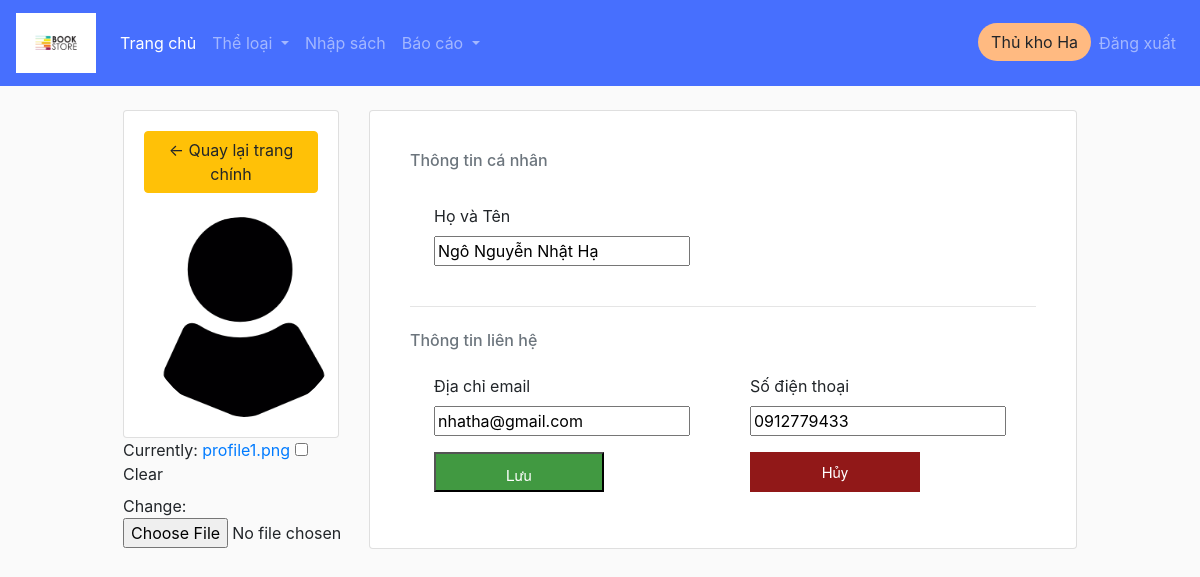
Screenshot of /customer_info/ (signed in) with the database file from the repository.
### book/models.py (models this page shows, shortened)
class Person(models.Model):
    class Meta:
        verbose_name_plural = 'Thành viên'
    id = models.CharField(max_length=100, primary_key=True, editable=True)
    ho_ten = models.CharField('Họ tên', max_length=100, null=True)
    ngay_sinh = models.DateField('Ngày sinh', null=True, editable=True)
    so_dien_thoai = models.CharField('Số điện thoại', max_length=13, null=True)
    dia_chi = models.CharField('Địa chỉ', max_length=1000, null=True)
    email = models.CharField('Email', max_length=50, null=True)
    profile_pic = models.ImageField(default="profile1.png", null=True, blank=True)
    user = models.OneToOneField(User, blank=True, null=True, on_delete=models.CASCADE) # a user can have 1 customer, a customer have a user
    @property
    def get_group_name(self):
        query_set = Group.objects.filter(user = self.user)
        if not query_set:
            query_set = ''
        else:
            query_set = query_set[0].name.capitalize()
        return query_set

### book/views.py (the view)
# urls.py: path('customer_info/', views.customer_info, name='information'),
@login_required(login_url='login')
def customer_info(request):
    customer = request.user.person
    form = CustomerInfo(instance=customer)
    if request.method == "POST":
        form = CustomerInfo(request.POST, request.FILES, instance=customer)
        if form.is_valid():
            print(form.cleaned_data['profile_pic'])
            form.save()
    context = {'form': form}
    return render(request, 'book/customer_info.html', context)

### book/forms.py
class CustomerInfo(ModelForm):
    class Meta:
        model = Person
        fields = ['ho_ten', 'so_dien_thoai', 'email', 'profile_pic']

### book/templates/book/customer_info.html (shortened to what this page needs)
{%  extends 'book/main.html' %}
{% block content %}
<form action="" method="POST" enctype="multipart/form-data">
    <div class="row">
        <div class="col-md-3">
            <div class="card card-body">
                <a class="btn btn-warning" href="{% url 'home' %}"> &#8592; Quay lại trang chính</a><br>
                <img class="profile-pic" src="{{request.user.person.profile_pic.url}}" >
            </div>
            {{form.profile_pic}}
        </div>
        <div class="col-md-9">
            <div class="card card-body">
                <div class="card-body">
                    <h6 class="heading-small text-muted mb-4">Thông tin cá nhân</h6>
                    <div class="pl-lg-4">
                    <div class="row">
                    <div class="col-md-12">
                    <div class="form-group focused">
                    <label class="form-control-label" for="id_ho_ten">Họ và Tên</label><br>
                    {{form.ho_ten}}
            </div>
            </div>
            </div>
            </div>
                <hr class="my-4">
                <h6 class="heading-small text-muted mb-4">Thông tin liên hệ</h6>
                <div class="pl-lg-4">
                    <div class="row">
                        <div class="col-lg-6">
                        <div class="form-group focused">
                        <label class="form-control-label" for="email">Địa chỉ email</label><br>
                        {{form.email}}
                        </div>
                        </div>
                        <div class="col-lg-6">
                        <div class="form-group focused">
                        <label class="form-control-label" for="so_dien_thoai">Số điện thoại</label><br>
                        {{form.so_dien_thoai}}
                        </div>
                        </div>
                    </div>
                </div>
                <div class="pl-lg-4">
                    <div class="row">
                        <div class="col-lg-6">
                        <div class="form-group focused">
                            <input style="text-decoration:none;font-family:Gotham,
                            'Helvetica Neue', Helvetica, Arial, sans-serif;color:#ffffff;
                            background:#419941;width:170px;text-align:center;
                            line-height:40px;height:40px;display:block;
                            font-size:15px;" type="submit" value="Lưu">
                        </div>
                        </div>
                        <div class="col-lg-6">
                        <div class="form-group focused">
                            <a style="text-decoration:none;font-family:Gotham,
                            'Helvetica Neue', Helvetica, Arial, sans-serif;color:#ffffff;
                            background:#911818;width:170px;text-align:center;
                            line-height:40px;height:40px;display:block;
                            font-size:15px;" href="\" a>Hủy</a>
                        </div>
                        </div>
                    </div>
                </div>
            </div>
        </div>
    </div>
</div>
</form>
{% endblock %}

### book/templates/book/navbar.html (shortened to what this page needs)
{% load static %}
<nav class="navbar navbar-expand-sm navbar-dark" style="background-color: rgba(40, 88, 255, 0.85);">
  <a class="navbar-brand" href="{% url 'home' %}">
    <img src="{% static 'images/logons.png' %}" alt="logo" height="60px">
  </a>
  <div class="collapse navbar-collapse" id="navbarSupportedContent">
    <ul class="navbar-nav mr-auto">
      <li class="nav-item active">
        <a class="nav-link" href="{% url 'home' %}">Trang chủ <span class="sr-only">(current)</span></a>
      </li>
      <li class="nav-item dropdown">
        <a class="nav-link dropdown-toggle" href="#" id="navbarDropdown" role="button" data-toggle="dropdown" aria-haspopup="true" aria-expanded="false">
          Thể loại
        </a>
      </li>
      {% if user.is_authenticated %}
        {% if user.person.get_group_name == 'Thủ kho' %}
          <li class="nav-item">
            <a class="nav-link" href="{% url 'book_entry' %}">Nhập sách</a>
          </li>
          <li class="nav-item dropdown">
            <a class="nav-link dropdown-toggle" href="#" id="navbarDropdown" role="button" data-toggle="dropdown" aria-haspopup="true" aria-expanded="false">
              Báo cáo
            </a>
          </li>
        {% elif user.person.get_group_name == 'Khách hàng' %}
          <li class="nav-item">
            <a class="nav-link" href="{% url 'list_invoice' %}">Hóa đơn</a>
          </li>
        {% endif %}
      {% endif %}
    </ul>
    <div class="form-inline my-2 my-lg-0">
      <ul class="navbar-nav">
        {% if user.is_authenticated %}
        <li class="nav-item">
          <a class="btn" style="background-color: #FFBA81; border-radius: 40px;" href="/customer_info/">{{request.user.person.get_group_name}} {{request.user}}</a>
        </li>
        <li class="nav-item">
          <a class="nav-link" href="{% url 'logout' %}">Đăng xuất</a>
        </li>
        {% endif %}
    </ul>
    </div>
  </div>
</nav>

### static/css/book_main.css (style rules this page uses)
body { background-color: hsl(0, 0%, 98%); }
h1,h2,h3,h4,h5,h6 { color:hsl(0, 0%, 21%); }
.col-md-4, .col-md-6, .col-md-8, .col-md-12 { margin-top: 10px; }

### book/templates/book/customer_info.html (style rules this page uses)
.profile-pic { max-width: 200px; max-height:200px; margin: 0 auto; border-radius: 50%; }

### rows the page displays
Person: ho_ten "Ngô Nguyễn Nhật Hạ", email "nhatha@gmail.com", so_dien_thoai "0912779433"

### other values shown
{{ request.user.person.get_group_name }} "Thủ kho"
{{ request.user }} "Ha"
